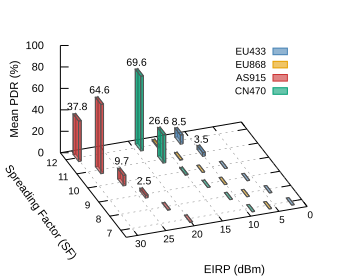

The script that saved this image:
set datafile separator ","

set lmargin at screen 0.25
set rmargin at screen 0.8
set bmargin at screen 0.3
set tmargin at screen 0.8

set xlabel "Spreading Factor (SF)" rotate by 306 offset 5,-0.1 font "Arial,11.5"
set ylabel "EIRP (dBm)" rotate by 0 offset -2,-0.3 font "Arial,11.5"
set zlabel "Mean PDR (%)" rotate by 90  offset 1,0 font "Arial,11.5"

set xrange [6.5:12.5]
set yrange [0:32]
set zrange [0:100]

set xtics 1 font "Arial,10"
set ytics font "Arial,10"
set ztics font "Arial,11"

set grid
set view 50,250
set xyplane at 0

set boxwidth 0.5
set boxdepth 0.47
set style fill solid 0.6 border lc rgb "0x555555"

set key at screen 1, 0.84 left top
set key spacing 0.8
set key samplen 0.8
set key width -18
set key font "Arial,10"

# O valor somado após o operador ternário foi alterado de +4 para +8 para levantar mais os rótulos
my_splot='splot \
    "average_final_pdr_by_region_sf_eirp.csv" every ::1 using 1:2:5 with boxes lc rgb "0x4682B4" title "EU433", \
    "average_final_pdr_by_region_sf_eirp.csv" every ::1 using 1:2:($5 > 1 ? $5 + 9 : 1/0):(sprintf("%.1f", $5)) with labels font "Arial,10.5" textcolor rgb "black" notitle, \
    \
    "average_final_pdr_by_region_sf_eirp.csv" every ::1 using 1:2:6 with boxes lc rgb "0xE69F00" title "EU868", \
    "average_final_pdr_by_region_sf_eirp.csv" every ::1 using 1:2:($6 > 1.5 ? $6 + 10 : 1/0):(sprintf("%.1f", $6)) with labels font "Arial,10.5" textcolor rgb "black" notitle, \
    \
    "average_final_pdr_by_region_sf_eirp.csv" every ::1 using 1:2:3 with boxes lc rgb "0xCC3333" title "AS915", \
    "average_final_pdr_by_region_sf_eirp.csv" every ::1 using 1:2:($3 > 1 ? $3 + 10 : 1/0):(sprintf("%.1f", $3)) with labels font "Arial,10.5" textcolor rgb "black" notitle, \
    \
    "average_final_pdr_by_region_sf_eirp.csv" every ::1 using 1:2:4 with boxes lc rgb "0x009E73" title "CN470", \
    "average_final_pdr_by_region_sf_eirp.csv" every ::1 using 1:($2 + 0.5):($4 > 1 ? $4 + 10 : 1/0):(sprintf("%.1f", $4)) with labels font "Arial,10.5" textcolor rgb "black" notitle'

set terminal pdfcairo enhanced size 3.5, 2.8
set output "pdr3d.pdf"
@my_splot

set terminal postscript eps enhanced color font "Arial,11" size 3.5, 2.8
set output "pdr3d.eps"
@my_splot

set terminal svg enhanced size 350,280 font "Arial,11"
set output "pdr3d.svg"
@my_splot
